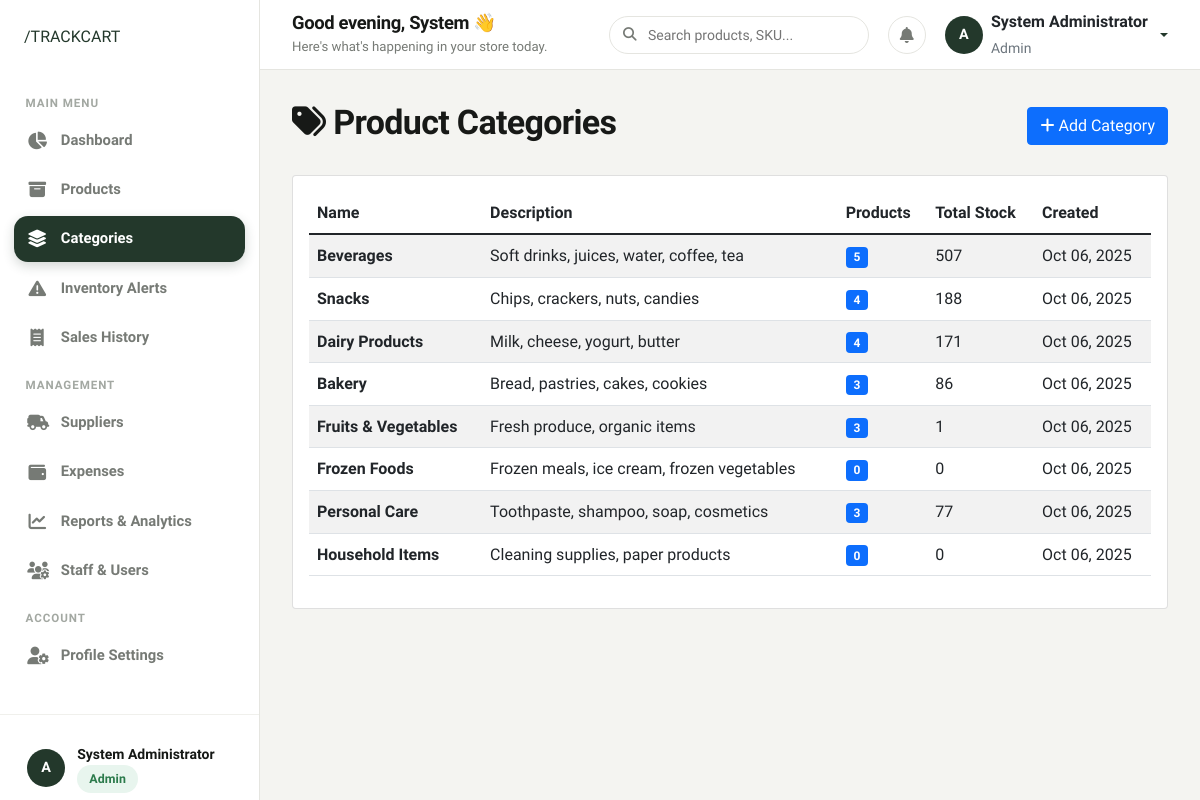
/products/categories/ (signed in), run on the app's committed database.
### authentication/models.py (models this page shows, shortened)
class UserProfile(models.Model):
    ROLE_CHOICES = [
        ('admin', 'Admin'),
        ('staff', 'Staff'),
    ]
    user = models.OneToOneField(User, on_delete=models.CASCADE)
    role = models.CharField(max_length=10, choices=ROLE_CHOICES, default='staff')
    phone = models.CharField(max_length=15, blank=True, null=True)
    address = models.TextField(blank=True, null=True)
    created_at = models.DateTimeField(auto_now_add=True)
    updated_at = models.DateTimeField(auto_now=True)
    @property
    def is_admin(self):
        return self.role == 'admin'

### products/models.py (models this page shows, shortened)
class Category(models.Model):
    name = models.CharField(max_length=100, unique=True)
    description = models.TextField(blank=True, null=True)
    created_at = models.DateTimeField(auto_now_add=True)
    updated_at = models.DateTimeField(auto_now=True)
    class Meta:
        verbose_name_plural = "Categories"
        ordering = ['name']

### products/views.py (the view, shortened to what this page needs)
# urls.py: path('categories/', views.category_list, name='category_list'),
@login_required
@user_passes_test(is_admin)
def category_list(request):
    categories = Category.objects.all().annotate(
        product_count=Sum('products__stock_quantity')
    )
    return render(request, 'products/category_list.html', {'categories': categories})

### products/views.py (called while the page is built)
def is_admin(user):
    try:
        return user.userprofile.is_admin
    except:
        return False

### templates/products/category_list.html (shortened to what this page needs)
{% extends 'base.html' %}
{% block content %}
<div class="d-flex justify-content-between align-items-center mb-4">
    <h2><i class="fas fa-tags me-2"></i>Product Categories</h2>
    <button type="button" class="btn btn-primary" data-bs-toggle="modal" data-bs-target="#createCategoryModal">
        <i class="fas fa-plus me-1"></i>Add Category
    </button>
</div>
<div class="card">
    <div class="card-body">
        <div class="table-responsive">
            <table class="table table-striped">
                <thead>
                    <tr>
                        <th>Name</th>
                        <th>Description</th>
                        <th>Products</th>
                        <th>Total Stock</th>
                        <th>Created</th>
                    </tr>
                </thead>
                <tbody>
                    {% for category in categories %}
                    <tr>
                        <td><strong>{{ category.name }}</strong></td>
                        <td>{{ category.description|default:"-" }}</td>
                        <td>
                            <span class="badge bg-primary">{{ category.products.count }}</span>
                        </td>
                        <td>{{ category.product_count|default:0 }}</td>
                        <td>{{ category.created_at|date:"M d, Y" }}</td>
                    </tr>
                    {% empty %}
                    <tr>
                        <td colspan="5" class="text-center text-muted">No categories found</td>
                    </tr>
                    {% endfor %}
                </tbody>
            </table>
        </div>
    </div>
</div>
{% endblock %}

### templates/components/sidebar.html (shortened to what this page needs)
{% load static %}
<aside class="sidebar">
    <div>
        <div class="sidebar-header">
            <a href="{% url 'home' %}" class="brand-slash-logo">
                /TRACKCART
            </a>
        </div>
        <ul class="sidebar-nav">
            <li class="sidebar-label">Main Menu</li>
            <li class="sidebar-item">
                <a href="{% url 'dashboard:dashboard' %}" class="sidebar-link {% if request.resolver_match.url_name == 'dashboard' %}active{% endif %}">
                    <i class="fas fa-chart-pie"></i>
                    <span>Dashboard</span>
                </a>
            </li>
            <li class="sidebar-item">
                <a href="{% url 'products:product_list' %}" class="sidebar-link ">
                    <i class="fas fa-box-archive"></i>
                    <span>Products</span>
                </a>
            </li>
            {% if user.userprofile.is_admin %}
            <li class="sidebar-item">
                <a href="{% url 'products:category_list' %}" class="sidebar-link {% if request.resolver_match.url_name == 'category_list' %}active{% endif %}">
                    <i class="fas fa-layer-group"></i>
                    <span>Categories</span>
                </a>
            </li>
            {% endif %}
            <li class="sidebar-item">
                <a href="{% url 'products:low_stock_alert' %}" class="sidebar-link {% if request.resolver_match.url_name == 'low_stock_alert' %}active{% endif %}">
                    <i class="fas fa-triangle-exclamation"></i>
                    <span>Inventory Alerts</span>
                </a>
            </li>
            <li class="sidebar-item">
                <a href="{% url 'sales:sale_list' %}" class="sidebar-link {% if 'sale' in request.resolver_match.url_name and request.resolver_match.url_name != 'sale_create' %}active{% endif %}">
                    <i class="fas fa-receipt"></i>
                    <span>Sales History</span>
                </a>
            </li>
            {% if user.userprofile.is_admin %}
            <li class="sidebar-label">Management</li>
            <li class="sidebar-item">
                <a href="{% url 'suppliers:supplier_list' %}" class="sidebar-link {% if 'supplier' in request.resolver_match.url_name %}active{% endif %}">
                    <i class="fas fa-truck-field"></i>
                    <span>Suppliers</span>
                </a>
            </li>
            <li class="sidebar-item">
                <a href="{% url 'expenses:expense_list' %}" class="sidebar-link {% if 'expense' in request.resolver_match.url_name %}active{% endif %}">
                    <i class="fas fa-wallet"></i>
                    <span>Expenses</span>
                </a>
            </li>
            <li class="sidebar-item">
                <a href="{% url 'dashboard:reports' %}" class="sidebar-link {% if request.resolver_match.url_name == 'reports' or request.resolver_match.url_name == 'analytics' %}active{% endif %}">
                    <i class="fas fa-chart-line"></i>
                    <span>Reports & Analytics</span>
                </a>
            </li>
            <li class="sidebar-item">
                <a href="{% url 'authentication:manage_users' %}" class="sidebar-link {% if request.resolver_match.url_name == 'manage_users' %}active{% endif %}">
                    <i class="fas fa-users-gear"></i>
                    <span>Staff & Users</span>
                </a>
            </li>
            {% endif %}
            <li class="sidebar-label">Account</li>
            <li class="sidebar-item">
                <a href="{% url 'authentication:profile' %}" class="sidebar-link {% if request.resolver_match.url_name == 'profile' %}active{% endif %}">
                    <i class="fas fa-user-gear"></i>
                    <span>Profile Settings</span>
                </a>
            </li>
        </ul>
    </div>
    <div class="sidebar-footer">
        <div class="sidebar-user-card mb-2">
            <div class="user-avatar">
                {{ user.username|slice:":1"|upper }}
            </div>
            <div class="user-info">
                <div class="user-name">{{ user.get_full_name|default:user.username }}</div>
                <div class="user-role-badge">
                    <span class="tc-badge {% if user.userprofile.is_admin %}tc-badge-success{% else %}tc-badge-neutral{% endif %}">
                        {{ user.userprofile.get_role_display }}
                    </span>
                </div>
            </div>
        </div>
    </div>
</aside>

### templates/components/topbar.html (shortened to what this page needs)
{% load static %}
<header class="dashboard-topbar">
    <div class="d-flex align-items-center gap-3">
        <div class="topbar-welcome">
            <h4>Good {% if now.hour < 12 %}morning{% elif now.hour < 17 %}afternoon{% else %}evening{% endif %}, {{ user.first_name|default:user.username }} 👋</h4>
            <p>Here's what's happening in your store today.</p>
        </div>
    </div>
    <div class="topbar-actions">
        <div class="search-box-custom">
            <i class="fas fa-magnifying-glass"></i>
            <input type="text" id="globalSearchInput" class="form-control-custom" placeholder="Search products, SKU...">
        </div>
        <a href="{% url 'products:low_stock_alert' %}" class="topbar-icon-btn" title="Stock Alerts">
            <i class="fas fa-bell"></i>
        </a>
        <div class="dropdown">
            <a href="#" class="d-flex align-items-center gap-2 text-decoration-none dropdown-toggle" id="userMenuDropdown" data-bs-toggle="dropdown" aria-expanded="false">
                <div class="user-avatar">
                    {{ user.username|slice:":1"|upper }}
                </div>
                <div class="d-none d-md-block text-start">
                    <div class="fw-bold text-dark fs-6 line-height-1">{{ user.get_full_name|default:user.username }}</div>
                    <small class="text-muted text-capitalize">{{ user.userprofile.role }}</small>
                </div>
            </a>
        </div>
    </div>
</header>

### static/css/main.css (style rules this page uses)
:root { --primary-dark: #151815; --dark-green: #23382B; --dark-green-hover: #1b2c22; --muted-green: #536957; --accent-green-light: #EBF1EC; --soft-bg: #F4F4F1; --white: #FFFFFF; --card-bg: #FFFFFF; --text-main: #171917; --text-muted: #767A75; --text-light: #A3A8A2; --border-color: #E5E5E0; --border-light: #F0F0EC; --status-success: #2B7A4B; --status-success-bg: #E8F5EE; --status-warning: #C07D14; --status-warning-bg: #FEF6E7; --status-danger: #C93B2B; --status-danger-bg: #FDF0EE; --font-family: 'Plus Jakarta Sans', 'Inter', -apple-system, BlinkMacSystemFont, "Segoe UI", Roboto, sans-serif; --radius-sm: 8px; --radius-md: 14px; --radius-lg: 20px; --radius-xl: 28px; --radius-pill: 9999px; --shadow-sm: 0 2px 8px rgba(21, 24, 21, 0.04); --shadow-md: 0 8px 24px rgba(21, 24, 21, 0.06); --shadow-lg: 0 16px 40px rgba(21, 24, 21, 0.08); --transition-fast: 0.15s ease; --transition-normal: 0.25s ease; }
* { box-sizing: border-box; margin: 0; padding: 0; }
body { font-family: var(--font-family); background-color: var(--soft-bg); color: var(--text-main); line-height: 1.6; -webkit-font-smoothing: antialiased; -moz-osx-font-smoothing: grayscale; }
h1, h2, h3, h4, h5, h6 { color: var(--text-main); font-weight: 700; letter-spacing: -0.02em; line-height: 1.2; }
h2 { font-size: 2.125rem; }
h4 { font-size: 1.25rem; }
p { color: var(--text-muted); font-size: 1rem; }
a { color: var(--dark-green); text-decoration: none; transition: color var(--transition-fast); }
.form-control-custom { width: 100%; padding: 0.75rem 1rem; border-radius: var(--radius-md); border: 1px solid var(--border-color); background-color: var(--white); color: var(--text-main); font-family: var(--font-family); font-size: 0.95rem; transition: border-color var(--transition-fast), box-shadow var(--transition-fast); }
.tc-badge { display: inline-flex; align-items: center; gap: 0.35rem; padding: 0.25rem 0.75rem; border-radius: var(--radius-pill); font-size: 0.775rem; font-weight: 600; letter-spacing: 0.01em; }
.tc-badge-success { background-color: var(--status-success-bg); color: var(--status-success); }
.mb-2 { margin-bottom: 0.5rem; }
.mb-4 { margin-bottom: 1.5rem; }

### data on the page
Category: name "Beverages", description "Soft drinks, juices, water, coffee, tea", products.count "5", product_count "507", created_at "Oct 06, 2025"
Category: name "Snacks", description "Chips, crackers, nuts, candies", products.count "4", product_count "188", created_at "Oct 06, 2025"
Category: name "Dairy Products", description "Milk, cheese, yogurt, butter", products.count "4", product_count "171", created_at "Oct 06, 2025"
Category: name "Bakery", description "Bread, pastries, cakes, cookies", products.count "3", product_count "86", created_at "Oct 06, 2025"
Category: name "Fruits & Vegetables", description "Fresh produce, organic items", products.count "3", product_count "1", created_at "Oct 06, 2025"
Category: name "Frozen Foods", description "Frozen meals, ice cream, frozen vegetables", products.count "0", product_count "0", created_at "Oct 06, 2025"
Category: name "Personal Care", description "Toothpaste, shampoo, soap, cosmetics", products.count "3", product_count "77", created_at "Oct 06, 2025"
Category: name "Household Items", description "Cleaning supplies, paper products", products.count "0", product_count "0", created_at "Oct 06, 2025"

### other printed values
{{ user.username|slice:":1"|upper }} "A"
{{ user.get_full_name|default:user.username }} "System Administrator"
{{ user.userprofile.get_role_display }} "Admin"
{{ user.first_name|default:user.username }} "System"
{{ user.userprofile.role }} "Admin"
